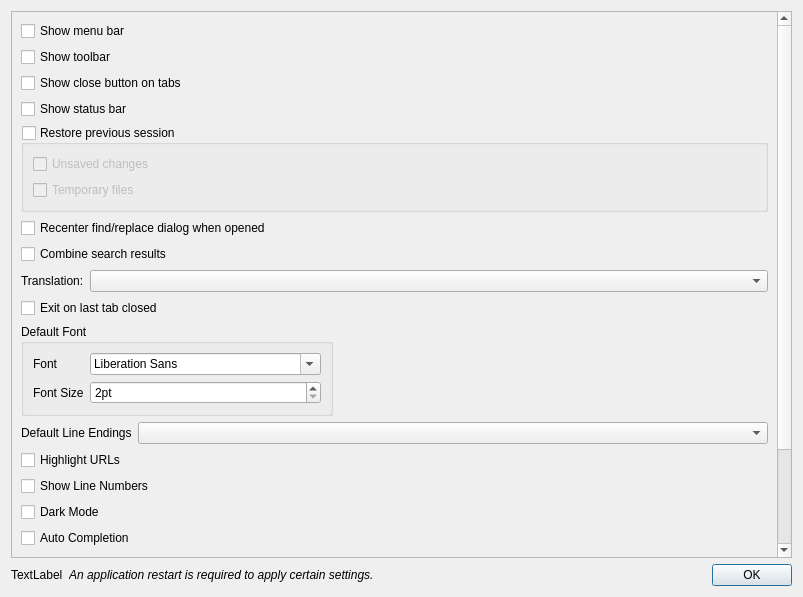
<?xml version="1.0" encoding="UTF-8"?>
<ui version="4.0">
 <class>PreferencesDialog</class>
 <widget class="QDialog" name="PreferencesDialog">
  <property name="geometry">
   <rect>
    <x>0</x>
    <y>0</y>
    <width>803</width>
    <height>597</height>
   </rect>
  </property>
  <property name="windowTitle">
   <string>Preferences</string>
  </property>
  <layout class="QVBoxLayout" name="verticalLayout">
   <item>
    <widget class="QScrollArea" name="scrollArea">
     <property name="widgetResizable">
      <bool>true</bool>
     </property>
     <widget class="QWidget" name="scrollAreaWidgetContents">
      <property name="geometry">
       <rect>
        <x>0</x>
        <y>-99</y>
        <width>769</width>
        <height>644</height>
       </rect>
      </property>
      <layout class="QVBoxLayout" name="verticalLayout_4">
       <item>
        <layout class="QVBoxLayout" name="verticalLayout_2">
         <item>
          <widget class="QCheckBox" name="checkBoxMenuBar">
           <property name="text">
            <string>Show menu bar</string>
           </property>
          </widget>
         </item>
         <item>
          <widget class="QCheckBox" name="checkBoxToolBar">
           <property name="text">
            <string>Show toolbar</string>
           </property>
          </widget>
         </item>
         <item>
          <widget class="QCheckBox" name="checkBoxTabCloseButton">
           <property name="text">
            <string>Show close button on tabs</string>
           </property>
          </widget>
         </item>
         <item>
          <widget class="QCheckBox" name="checkBoxStatusBar">
           <property name="text">
            <string>Show status bar</string>
           </property>
          </widget>
         </item>
         <item>
          <widget class="QGroupBox" name="gbxRestorePreviousSession">
           <property name="title">
            <string>Restore previous session</string>
           </property>
           <property name="checkable">
            <bool>true</bool>
           </property>
           <property name="checked">
            <bool>false</bool>
           </property>
           <layout class="QVBoxLayout" name="verticalLayout_3">
            <item>
             <widget class="QCheckBox" name="checkBoxUnsavedFiles">
              <property name="text">
               <string>Unsaved changes</string>
              </property>
             </widget>
            </item>
            <item>
             <widget class="QCheckBox" name="checkBoxRestoreTempFiles">
              <property name="text">
               <string>Temporary files</string>
              </property>
             </widget>
            </item>
           </layout>
          </widget>
         </item>
        </layout>
       </item>
       <item>
        <widget class="QCheckBox" name="checkBoxRecenterSearchDialog">
         <property name="text">
          <string>Recenter find/replace dialog when opened</string>
         </property>
        </widget>
       </item>
       <item>
        <widget class="QCheckBox" name="checkBoxCombineSearchResults">
         <property name="text">
          <string>Combine search results</string>
         </property>
        </widget>
       </item>
       <item>
        <layout class="QFormLayout" name="formLayout">
         <property name="labelAlignment">
          <set>Qt::AlignLeading|Qt::AlignLeft|Qt::AlignVCenter</set>
         </property>
         <property name="formAlignment">
          <set>Qt::AlignLeading|Qt::AlignLeft|Qt::AlignTop</set>
         </property>
         <item row="0" column="1">
          <widget class="QComboBox" name="comboBoxTranslation"/>
         </item>
         <item row="0" column="0">
          <widget class="QLabel" name="label">
           <property name="text">
            <string>Translation:</string>
           </property>
          </widget>
         </item>
        </layout>
       </item>
       <item>
        <widget class="QCheckBox" name="checkBoxExitOnLastTabClosed">
         <property name="text">
          <string>Exit on last tab closed</string>
         </property>
        </widget>
       </item>
       <item>
        <layout class="QHBoxLayout" name="horizontalLayout">
         <item>
          <widget class="QGroupBox" name="groupBox">
           <property name="title">
            <string>Default Font</string>
           </property>
           <layout class="QFormLayout" name="formLayout_2">
            <item row="1" column="0">
             <widget class="QLabel" name="label_2">
              <property name="text">
               <string>Font</string>
              </property>
             </widget>
            </item>
            <item row="1" column="1">
             <widget class="QFontComboBox" name="fcbDefaultFont"/>
            </item>
            <item row="3" column="0">
             <widget class="QLabel" name="label_3">
              <property name="text">
               <string>Font Size</string>
              </property>
             </widget>
            </item>
            <item row="3" column="1">
             <widget class="QSpinBox" name="spbDefaultFontSize">
              <property name="suffix">
               <string>pt</string>
              </property>
              <property name="minimum">
               <number>2</number>
              </property>
              <property name="maximum">
               <number>48</number>
              </property>
             </widget>
            </item>
           </layout>
          </widget>
         </item>
         <item>
          <spacer name="horizontalSpacer">
           <property name="orientation">
            <enum>Qt::Horizontal</enum>
           </property>
           <property name="sizeHint" stdset="0">
            <size>
             <width>40</width>
             <height>20</height>
            </size>
           </property>
          </spacer>
         </item>
        </layout>
       </item>
       <item>
        <layout class="QFormLayout" name="formLayout_3">
         <item row="0" column="0">
          <widget class="QLabel" name="label_4">
           <property name="text">
            <string>Default Line Endings</string>
           </property>
          </widget>
         </item>
         <item row="0" column="1">
          <widget class="QComboBox" name="comboBoxLineEndings"/>
         </item>
        </layout>
       </item>
       <item>
        <widget class="QCheckBox" name="checkBoxHighlightURLs">
         <property name="text">
          <string>Highlight URLs</string>
         </property>
        </widget>
       </item>
       <item>
        <widget class="QCheckBox" name="checkBoxShowLineNumbers">
         <property name="text">
          <string>Show Line Numbers</string>
         </property>
        </widget>
       </item>
       <item>
        <widget class="QCheckBox" name="checkBoxDarkMode">
         <property name="text">
          <string>Dark Mode</string>
         </property>
        </widget>
       </item>
       <item>
        <widget class="QCheckBox" name="checkBoxAutoCompletion">
         <property name="text">
          <string>Auto Completion</string>
         </property>
        </widget>
       </item>
       <item>
        <widget class="QGroupBox" name="groupBox_2">
         <property name="title">
          <string>Default Directory</string>
         </property>
         <layout class="QVBoxLayout" name="verticalLayout_5">
          <item>
           <widget class="QRadioButton" name="radioFollowCurrentDirectory">
            <property name="text">
             <string>Follow Current Document</string>
            </property>
           </widget>
          </item>
          <item>
           <widget class="QRadioButton" name="radioLastUsedDirectory">
            <property name="text">
             <string>Last Used Directory</string>
            </property>
           </widget>
          </item>
          <item>
           <layout class="QHBoxLayout" name="horizontalLayout_2">
            <item>
             <widget class="QRadioButton" name="radioHardCoded">
              <property name="text">
               <string/>
              </property>
             </widget>
            </item>
            <item>
             <widget class="QLineEdit" name="txtHardCodedPath"/>
            </item>
            <item>
             <widget class="QToolButton" name="btnSelectHardCodedPath">
              <property name="text">
               <string>...</string>
              </property>
             </widget>
            </item>
           </layout>
          </item>
         </layout>
        </widget>
       </item>
       <item>
        <spacer name="verticalSpacer">
         <property name="orientation">
          <enum>Qt::Vertical</enum>
         </property>
         <property name="sizeHint" stdset="0">
          <size>
           <width>20</width>
           <height>40</height>
          </size>
         </property>
        </spacer>
       </item>
      </layout>
     </widget>
    </widget>
   </item>
   <item>
    <layout class="QHBoxLayout" name="layoutAppRestart">
     <item>
      <widget class="QLabel" name="labelAppRestartIcon">
       <property name="text">
        <string>TextLabel</string>
       </property>
      </widget>
     </item>
     <item>
      <widget class="QLabel" name="labelAppRestart">
       <property name="font">
        <font>
         <italic>true</italic>
        </font>
       </property>
       <property name="text">
        <string>An application restart is required to apply certain settings.</string>
       </property>
      </widget>
     </item>
     <item>
      <widget class="QDialogButtonBox" name="buttonBox">
       <property name="orientation">
        <enum>Qt::Horizontal</enum>
       </property>
       <property name="standardButtons">
        <set>QDialogButtonBox::Ok</set>
       </property>
      </widget>
     </item>
    </layout>
   </item>
  </layout>
 </widget>
 <resources/>
 <connections>
  <connection>
   <sender>buttonBox</sender>
   <signal>accepted()</signal>
   <receiver>PreferencesDialog</receiver>
   <slot>accept()</slot>
   <hints>
    <hint type="sourcelabel">
     <x>792</x>
     <y>586</y>
    </hint>
    <hint type="destinationlabel">
     <x>157</x>
     <y>274</y>
    </hint>
   </hints>
  </connection>
  <connection>
   <sender>buttonBox</sender>
   <signal>rejected()</signal>
   <receiver>PreferencesDialog</receiver>
   <slot>reject()</slot>
   <hints>
    <hint type="sourcelabel">
     <x>792</x>
     <y>586</y>
    </hint>
    <hint type="destinationlabel">
     <x>286</x>
     <y>274</y>
    </hint>
   </hints>
  </connection>
 </connections>
</ui>
